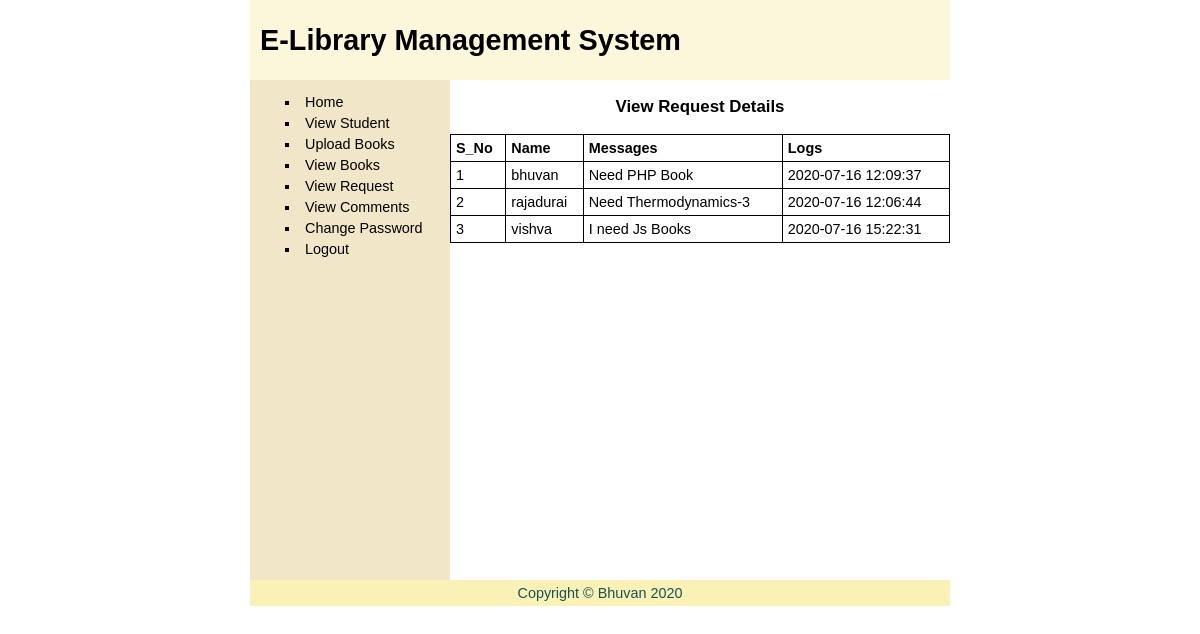
Page /view_request.php (signed in) on the committed database.
### tables this page shows
CREATE TABLE `student` (
  `ID` int(11) NOT NULL,
  `NAME` varchar(150) NOT NULL,
  `PASS` varchar(150) NOT NULL,
  `MAIL` varchar(150) NOT NULL,
  `DEP` varchar(150) NOT NULL
);

CREATE TABLE `request` (
  `RID` int(11) NOT NULL,
  `ID` int(11) NOT NULL,
  `MES` text NOT NULL,
  `LOGS` datetime NOT NULL
);

### view_request.php (the view, shortened to what this page needs)
<?php
include 'database.php';
?>
<!DOCTYPE html>
<html lang="en">
<head>
    <link rel="stylesheet" href="css/style.css">
</head>
<body>
    <div id="container">
        <div id="header">
        <h1>E-Library Management System</h1>
        </div>
        <div id="wrapper">
<h3 id='heading'> View Request Details</h3>
<?php
               $sql="SELECT student.NAME,request.MES,request.LOGS from student INNER JOIN request on student.ID=request.ID ";
               $res=$db->query($sql);
               if($res->num_rows>0){
         echo "<table>
         <tr>
         <th>S_No</th>
         <th>Name</th>
         <th>Messages</th>
         <th>Logs</th>
         </tr>";
         $i=1;
         while($row=$res->fetch_assoc()){
echo " <tr>";
echo "<td> {$i}</td>";
echo "<td> {$row['NAME']}</td>";
echo "<td> {$row['MES']}</td>";
echo "<td> {$row['LOGS']}</td>";
echo " </tr>";
$i++;
         }
         echo "</table>";
               }
               else{
                   echo "<p class='error'> No Request Found</p>";
               }
?>
          </div>
        <div id="navi">
            <?php include 'adminsidebar.php'?>
        </div>
        <div id='footer'>
        <p>Copyright &copy; Bhuvan 2020</p>
        </div>
    </div>
</body>
</html>

### adminsidebar.php
<ul>
                <li><a href="ahome.php">Home</a></li>
                <li><a href="view_student.php">View Student</a></li>
                <li><a href="upload_books.php">Upload Books</a></li>
                <li><a href="view_books.php">View Books</a></li>
                <li><a href="view_request.php">View Request</a></li>
                <li><a href="view_comments.php">View Comments</a></li>
                <li><a href="change_password.php">Change Password</a></li>
                <li><a href="logout.php">Logout</a></li>
            </ul>

### css/style.css (style rules this page uses)
html,body { margin: 0; padding: 0; }
body { font:90% sans-serif; text-align: center; }
#header { background-color: #fcf7da; }
#header h1 { height: 80px; margin: 0; padding-left: 10px; line-height: 80px; }
#container { height: auto; width: 700px; margin: 0 auto; text-align: left; }
#wrapper { float: right; width: 500px; }
#navi { float: left; height: 500px; width: 200px; background: #f1e6c7; }
#navi ul { margin-left: 10px; list-style: square; }
#navi ul li { margin-bottom: 5px; }
a { padding: 5px; text-decoration: none; color: black; }
#footer { clear: both; width: 100%; background: #faf1b6; }
#footer p { margin: 0px; padding: 5px 10px; text-align: center; color: rgb(24, 82, 82); }
P { margin: 0 10px 10px; }
#heading { text-align: center; }
table { width: 100%; border-collapse: collapse; }
table td, table th { border: 1px solid black; padding: 5px; }

### rows in the picture
student: NAME "bhuvan", request.MES "Need PHP Book", request.LOGS "2020-07-16 12:09:37"
student: NAME "rajadurai", request.MES "Need Thermodynamics-3", request.LOGS "2020-07-16 12:06:44"
student: NAME "vishva", request.MES "I need Js Books", request.LOGS "2020-07-16 15:22:31"
